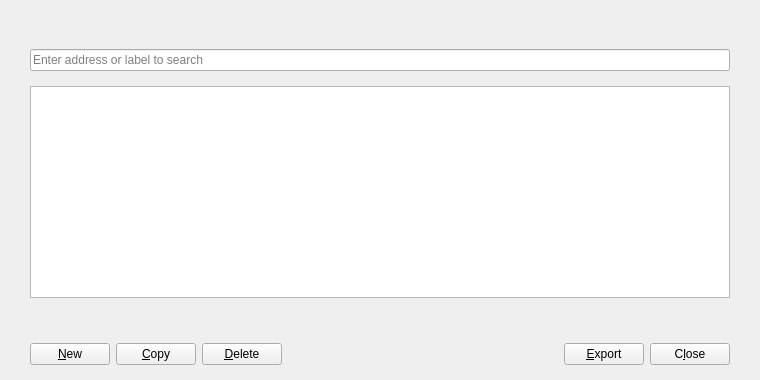
<?xml version="1.0" encoding="UTF-8"?>
<ui version="4.0">
 <class>AddressBookPage</class>
 <widget class="QWidget" name="AddressBookPage">
  <property name="geometry">
   <rect>
    <x>0</x>
    <y>0</y>
    <width>760</width>
    <height>380</height>
   </rect>
  </property>
  <layout class="QVBoxLayout" name="verticalLayout">
   <property name="spacing">
    <number>0</number>
   </property>
   <property name="leftMargin">
    <number>0</number>
   </property>
   <property name="topMargin">
    <number>0</number>
   </property>
   <property name="rightMargin">
    <number>0</number>
   </property>
   <property name="bottomMargin">
    <number>0</number>
   </property>
   <item>
    <layout class="QVBoxLayout" name="verticalLayout_2">
     <property name="spacing">
      <number>15</number>
     </property>
     <property name="leftMargin">
      <number>30</number>
     </property>
     <property name="topMargin">
      <number>20</number>
     </property>
     <property name="rightMargin">
      <number>30</number>
     </property>
     <property name="bottomMargin">
      <number>20</number>
     </property>
     <item>
      <widget class="QLabel" name="labelExplanation">
       <property name="textFormat">
        <enum>Qt::PlainText</enum>
       </property>
       <property name="wordWrap">
        <bool>true</bool>
       </property>
      </widget>
     </item>
     <item>
      <widget class="QLineEdit" name="searchLineEdit">
       <property name="placeholderText">
        <string>Enter address or label to search</string>
       </property>
      </widget>
     </item>
     <item>
      <widget class="QTableView" name="tableView">
       <property name="contextMenuPolicy">
        <enum>Qt::CustomContextMenu</enum>
       </property>
       <property name="toolTip">
        <string>Right-click to edit address or label</string>
       </property>
       <property name="tabKeyNavigation">
        <bool>false</bool>
       </property>
       <property name="alternatingRowColors">
        <bool>true</bool>
       </property>
       <property name="selectionMode">
        <enum>QAbstractItemView::SingleSelection</enum>
       </property>
       <property name="selectionBehavior">
        <enum>QAbstractItemView::SelectRows</enum>
       </property>
       <property name="sortingEnabled">
        <bool>true</bool>
       </property>
       <attribute name="verticalHeaderVisible">
        <bool>false</bool>
       </attribute>
      </widget>
     </item>
    </layout>
   </item>
   <item>
    <widget class="QWidget" name="buttonsContainerWhite" native="true">
     <layout class="QHBoxLayout" name="horizontalLayout">
      <property name="leftMargin">
       <number>30</number>
      </property>
      <property name="topMargin">
       <number>25</number>
      </property>
      <property name="rightMargin">
       <number>30</number>
      </property>
      <property name="bottomMargin">
       <number>15</number>
      </property>
      <item>
       <widget class="QtepPushButton" name="newAddress">
        <property name="toolTip">
         <string>Create a new address</string>
        </property>
        <property name="text">
         <string>&amp;New</string>
        </property>
        <property name="icon">
         <iconset resource="../bitcoin.qrc">
          <normaloff>:/icons/add</normaloff>:/icons/add</iconset>
        </property>
        <property name="autoDefault">
         <bool>false</bool>
        </property>
       </widget>
      </item>
      <item>
       <widget class="QtepPushButton" name="copyAddress">
        <property name="toolTip">
         <string>Copy the currently selected address to the system clipboard</string>
        </property>
        <property name="text">
         <string>&amp;Copy</string>
        </property>
        <property name="icon">
         <iconset resource="../bitcoin.qrc">
          <normaloff>:/icons/editcopy</normaloff>:/icons/editcopy</iconset>
        </property>
        <property name="autoDefault">
         <bool>false</bool>
        </property>
       </widget>
      </item>
      <item>
       <widget class="QtepPushButton" name="deleteAddress">
        <property name="toolTip">
         <string>Delete the currently selected address from the list</string>
        </property>
        <property name="text">
         <string>&amp;Delete</string>
        </property>
        <property name="icon">
         <iconset resource="../bitcoin.qrc">
          <normaloff>:/icons/remove</normaloff>:/icons/remove</iconset>
        </property>
        <property name="autoDefault">
         <bool>false</bool>
        </property>
       </widget>
      </item>
      <item>
       <spacer name="horizontalSpacer">
        <property name="orientation">
         <enum>Qt::Horizontal</enum>
        </property>
        <property name="sizeHint" stdset="0">
         <size>
          <width>267</width>
          <height>20</height>
         </size>
        </property>
       </spacer>
      </item>
      <item>
       <widget class="QtepPushButton" name="exportButton">
        <property name="toolTip">
         <string>Export the data in the current tab to a file</string>
        </property>
        <property name="text">
         <string>&amp;Export</string>
        </property>
        <property name="icon">
         <iconset resource="../bitcoin.qrc">
          <normaloff>:/icons/export</normaloff>:/icons/export</iconset>
        </property>
        <property name="autoDefault">
         <bool>false</bool>
        </property>
       </widget>
      </item>
      <item>
       <widget class="QPushButton" name="closeButton">
        <property name="sizePolicy">
         <sizepolicy hsizetype="Minimum" vsizetype="Minimum">
          <horstretch>0</horstretch>
          <verstretch>0</verstretch>
         </sizepolicy>
        </property>
        <property name="text">
         <string>C&amp;lose</string>
        </property>
        <property name="autoDefault">
         <bool>false</bool>
        </property>
       </widget>
      </item>
     </layout>
    </widget>
   </item>
  </layout>
 </widget>
 <customwidgets>
  <customwidget>
   <class>QtepPushButton</class>
   <extends>QPushButton</extends>
   <header>qt/qteppushbutton.h</header>
  </customwidget>
 </customwidgets>
 <resources>
  <include location="../bitcoin.qrc"/>
 </resources>
 <connections/>
</ui>
